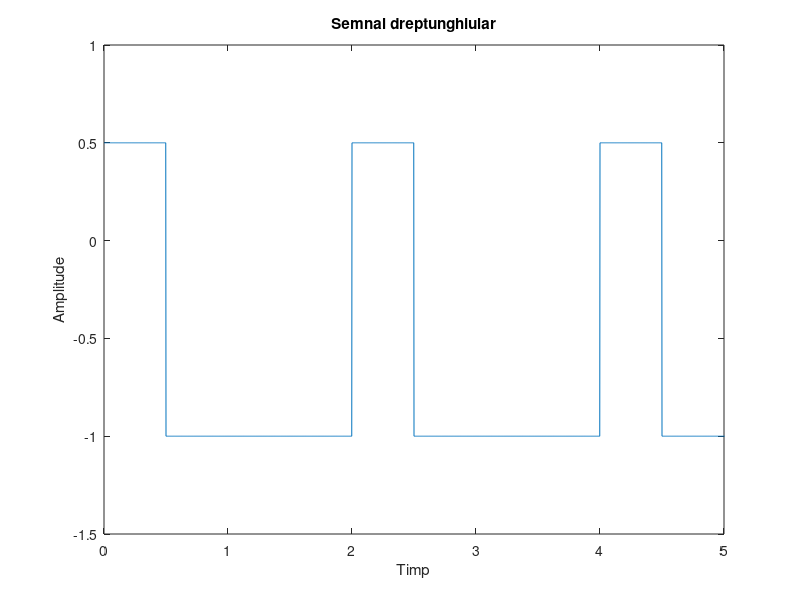

MATLAB code to generate this figure:
t = 0:.002:10;
x = square(pi*t,25);

for i = 1:1:length(x)
if x(i) > 0
x(i) = x(i)/2;
end
end

plot(t,x)
axis([0 5 -1.5 1])
xlabel('Timp')
ylabel('Amplitude')
title('Semnal dreptunghiular')